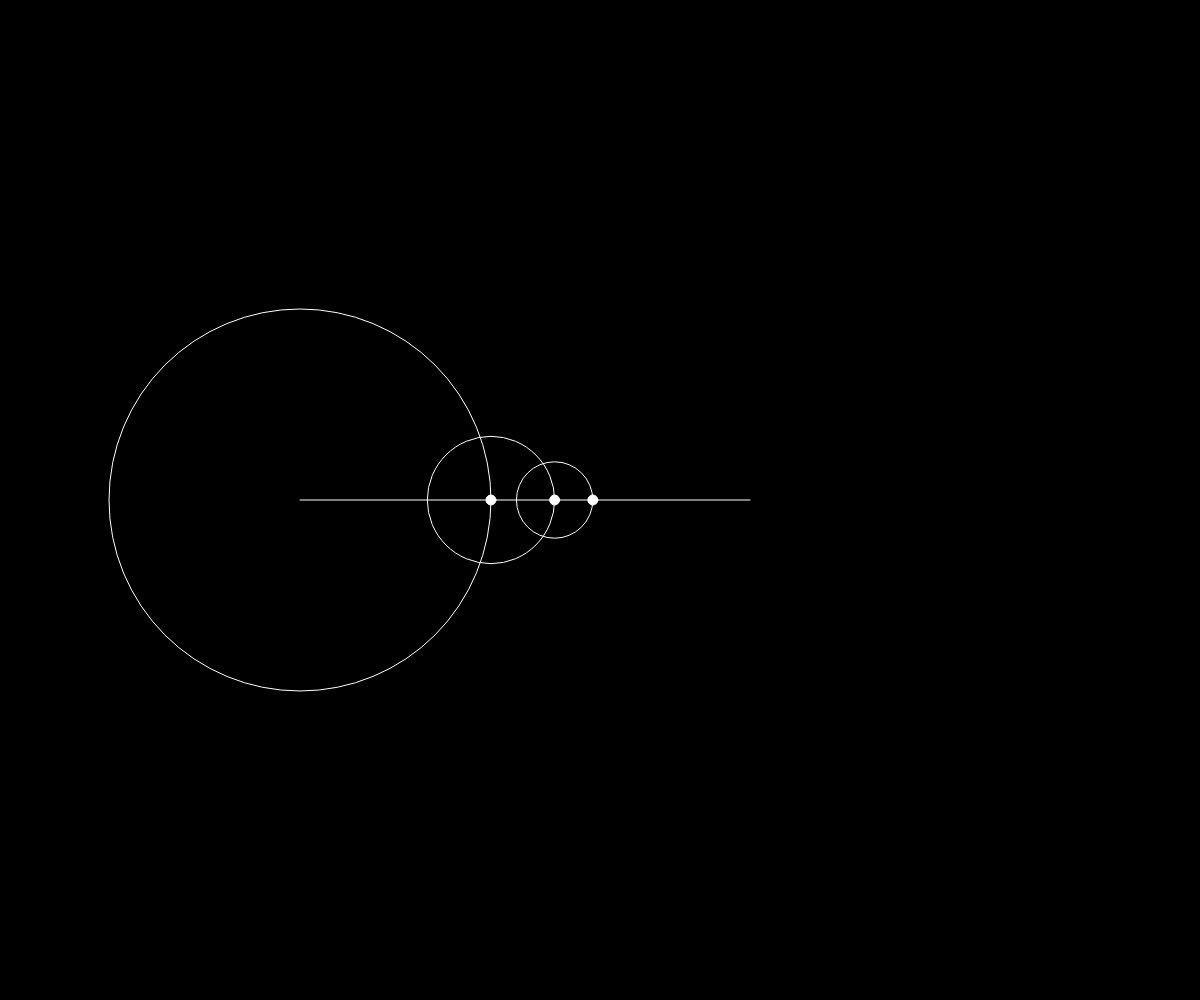
Frame 1 (no input)
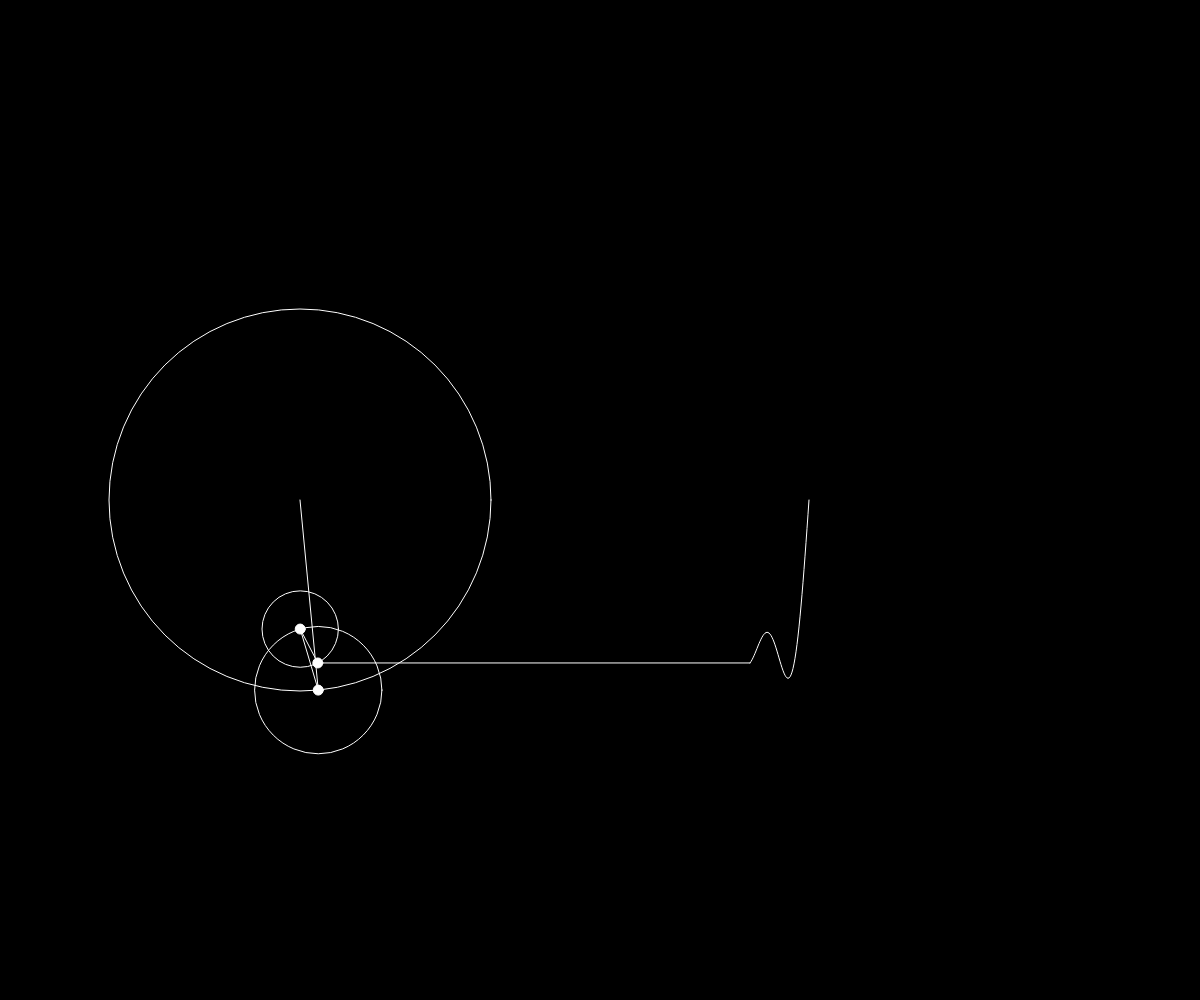
Frame 60 (no input)
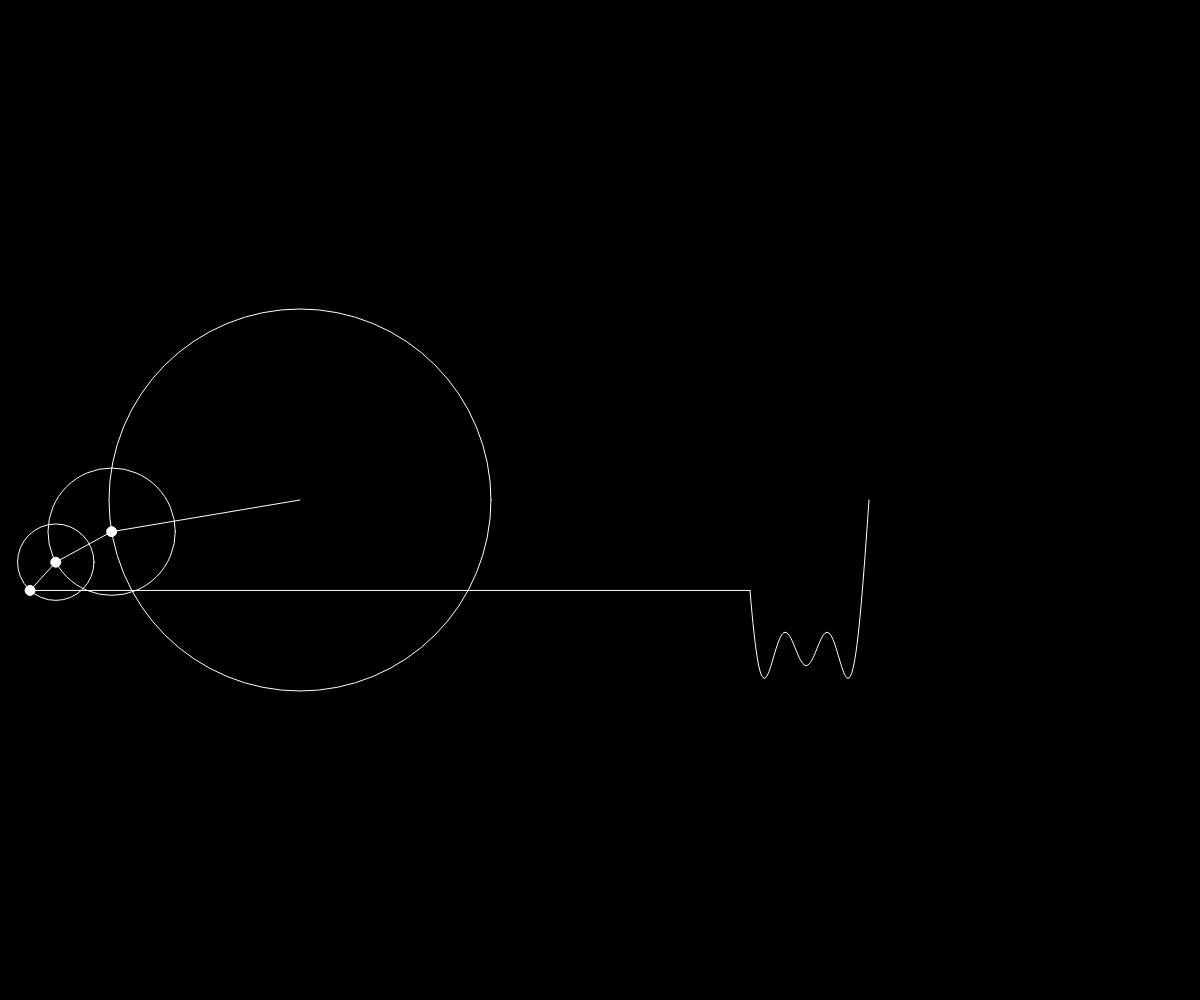
Frame 120 (the mouse pressed at the canvas centre since frame 60)

The p5.js sketch that drew these frames (run headless with seeded random() and noise() and a simulated clock; from frame 60 on, the mouse is pressed at the canvas centre):

// p5.js sketch
// ── sketch.js
let fourier;

function setup() {
  createCanvas(windowWidth, windowHeight);
  fourier = new Fourier(150, width / 4, height / 2, 3);
}

function draw() {
  fourier.series();
}

// ── fourier.js
class Fourier {
  constructor(radius, cx, cy, length) {
    this.length = length;
    this.radius = radius;

    this.cx = cx;
    this.cy = cy;

    this.angle = 0;

    this.signal = [];
  }

  series() {
    background(0);
    translate(this.cx, this.cy);
    noFill();
    stroke(255);

    let x = 0;
    let y = 0;

    for (let i = 0; i < this.length; i++) {
      let prevX = x;
      let prevY = y;
      let n = i * 2 + 1;
      let r = this.radius * (4 / (n * PI));

      x += r * cos(n * this.angle);
      y += r * sin(n * this.angle);

      ellipse(prevX, prevY, r * 2);

      fill(255);
      line(prevX, prevY, x, y);
      ellipse(x, y, 10);
      noFill();
    }

    this.signal.unshift(y);

    translate(this.cx * 1.5, 0);
    line(x - this.cx * 1.5, y, 0, this.signal[0]);

    let i = 0;
    beginShape();
    this.signal.forEach((signalY) => {
      vertex(i++, signalY);
    });
    endShape();

    this.angle += 0.025;
    if (this.angle == 360) this.angle = 0;
    if (this.signal.length > 1000) this.signal.pop();
  }
}
